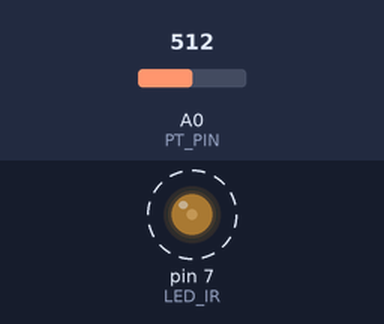
Bench run of a sketch on a simulated Arduino Uno, built with avr-gcc and run on an emulated ATmega328P. Shown: output pins drawn as LEDs (lit = HIGH). Dashed ring = blinking. The test bench sets the inputs (shaded band); at power-on: A0 (PT_PIN) = 512. What the sketch prints to the serial monitor is not drawn.

Above: at 0.05 s.
Timing chart, 0 to 3.0 s (numbered marks = the images above):
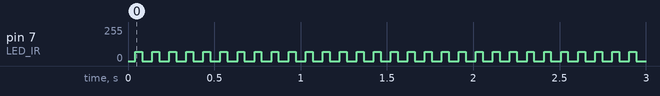

Measured:
- by itself, pin 7 (LED_IR): alternates 70/255 for 0.04 s and 0/255 for 0.06 s

The sketch:

test_contrasto_reattivo.ino
```cpp
// Test contrasto IR — versione reattiva (media su 20 letture, ~10 valori/s).
// Stampa solo il numero: usare il Plotter seriale dell'IDE.
#define LED_IR 7
#define PT_PIN A0

long leggiDelta() {
  digitalWrite(LED_IR, LOW);
  delayMicroseconds(200);
  int amb = analogRead(PT_PIN);
  digitalWrite(LED_IR, HIGH);
  delayMicroseconds(500);
  int rifl = analogRead(PT_PIN);
  digitalWrite(LED_IR, LOW);
  return (long)rifl - amb;
}

void setup() {
  Serial.begin(9600);
  pinMode(LED_IR, OUTPUT);
  digitalWrite(LED_IR, LOW);
}

void loop() {
  long somma = 0;
  const int N = 20;
  for (int i = 0; i < N; i++) {
    somma += leggiDelta();
  }
  Serial.println(somma / N);
  delay(80);
}
```
